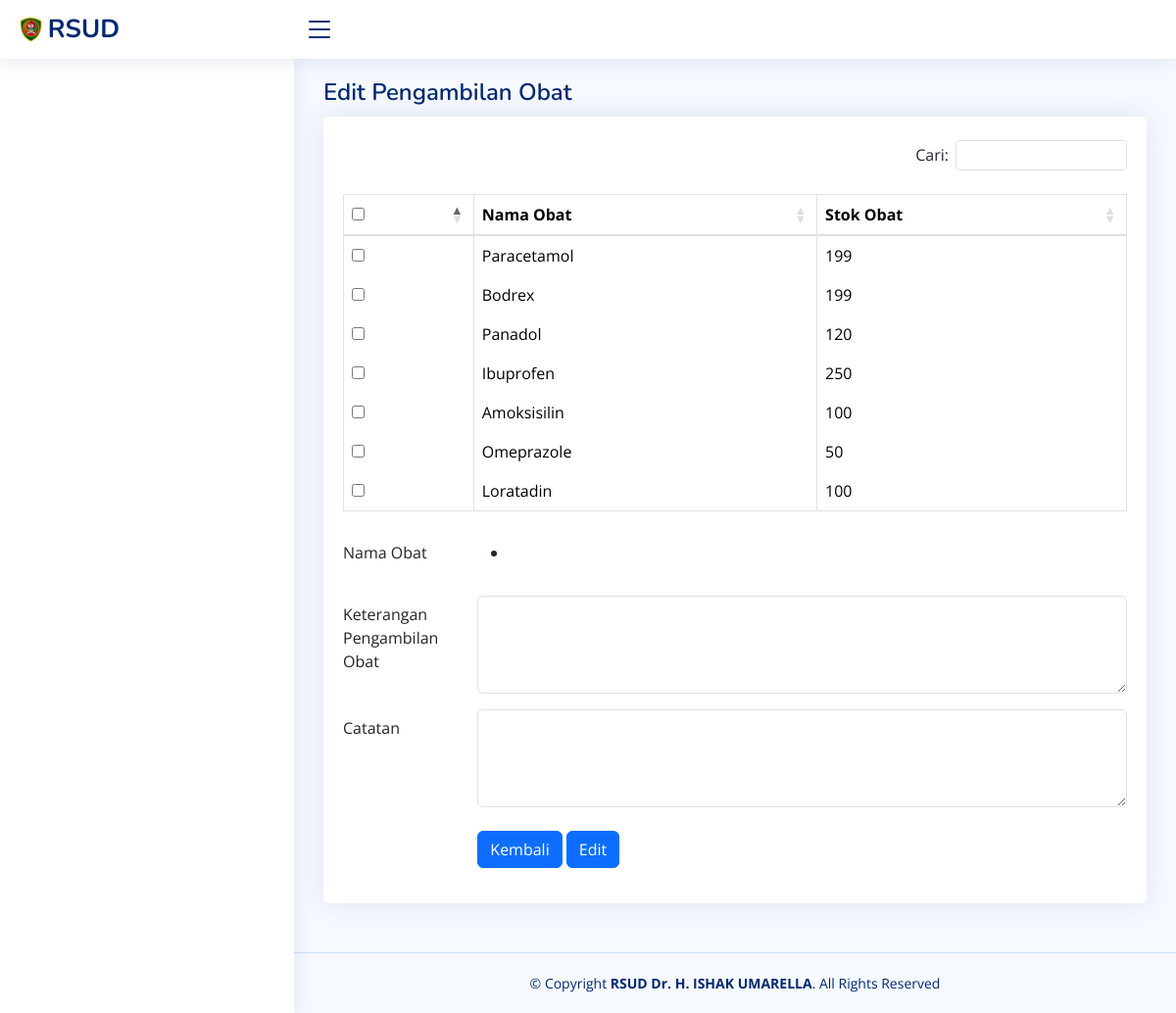
The page /index.php/farmasi/edit_pengambilan_obat on the database as committed earlier.
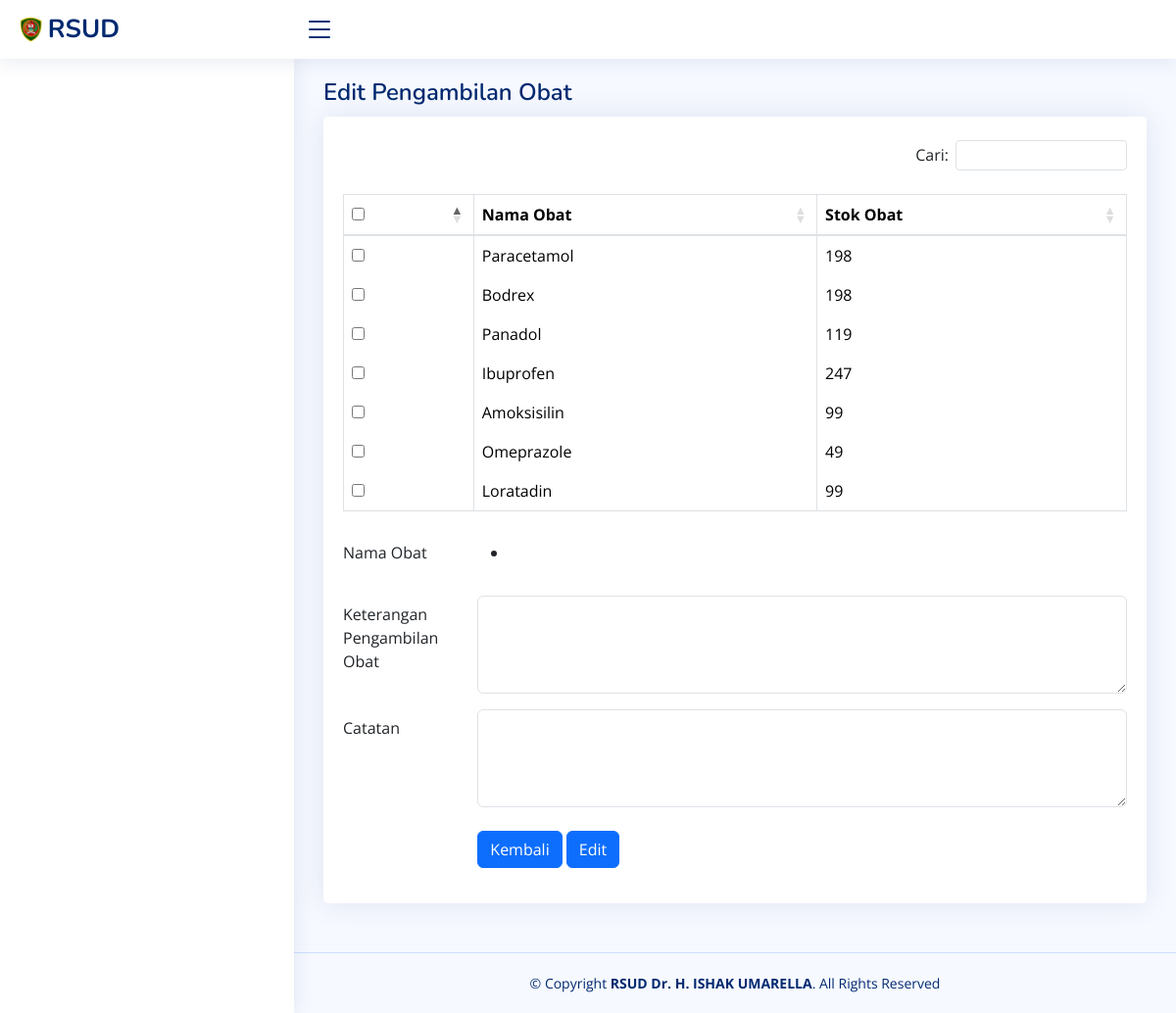
The same page on the database as committed later.
### tables this page shows
CREATE TABLE `t_obat` (
  `id_obat` int(11) NOT NULL,
  `nama_obat` varchar(255) NOT NULL,
  `harga_obat` bigint(20) NOT NULL,
  `stok_obat` int(11) NOT NULL
);

### application/controllers/Farmasi.php (called while the page is built, shortened)
<?php
class Farmasi extends CI_Controller
{
    public function __construct()
    {
        $this->load->library('form_validation');
    }
    public function edit_pengambilan_obat()
    {
        $this->db->where('id_pengambilan_obat', $this->input->post('id_pengambilan_obat'));
        $data['pengambilan_obat'] = $this->db->get('t_pengambilan_obat')->result();
        $data['obat'] = $this->db->get('t_obat')->result();
        $data['title'] = "Data Pengambilan Obat";
        $this->load->view('templates/main/header', $data);
        $this->load->view('templates/main/sidebar', $data);
        $this->load->view('farmasi/edit_pengambilan_obat', $data);
        $this->load->view('templates/main/footer');
    }
}

### index.php (called while the page is built, shortened)
<?php
require_once BASEPATH.'core/CodeIgniter.php';

### application/views/farmasi/edit_pengambilan_obat.php (the view, shortened to what this page needs)
<main id="main" class="main">
    <div class="pagetitle">
        <h1>Edit Pengambilan Obat</h1>
    </div>
    <section class="section">
        <div class="row">
            <div class="col-lg-12">
                <form role="form" action="<?= base_url() ?>farmasi/proses_edit_pengambilan_obat" method="post">
                    <div class="card">
                        <div class="card-body pt-4">
                            <table id="farmasi" class="table table-bordered">
                                <thead>
                                    <tr>
                                        <th><input type="checkbox" id="selectAll"></th>
                                        <th>Nama Obat</th>
                                        <th>Stok Obat</th>
                                    </tr>
                                </thead>
                                <tbody>
                                    <?php $obat_yang_diambil_data = explode(', ', $pengambilan_obat[0]->obat_yang_diambil) ?>
                                    <?php foreach ($obat as $dataObat) : ?>
                                        <tr>
                                            <td><input type="checkbox" class="select-checkbox" name="select_obat[]" value="<?= $dataObat->nama_obat ?>" data-name="<?= $dataObat->nama_obat ?>" <?php echo (in_array($dataObat->nama_obat, $obat_yang_diambil_data)) ? 'checked' : ''; ?>></td>
                                            <td><?= $dataObat->nama_obat ?></td>
                                            <td><?= $dataObat->stok_obat ?></td>
                                        </tr>
                                    <?php endforeach ?>
                                </tbody>
                            </table>
                            <div class="row mb-3 mt-4">
                                <div class="col-sm-2">Nama Obat</div>
                                <div id="selectedText" class="col-sm-10">
                                    <?php foreach ($obat_yang_diambil_data as $obat_diambil) : ?>
                                        <ul>
                                            <li><?= $obat_diambil ?></li>
                                        </ul>
                                    <?php endforeach ?>
                                </div>
                            </div>
                            <div class="row mb-3">
                                <label for="keterangan_pengambilan_obat" class="col-sm-2 col-form-label">Keterangan Pengambilan Obat</label>
                                <div class="col-sm-10">
                                    <textarea class="form-control" name="keterangan_pengambilan_obat" style="height: 100px"></textarea>
                                </div>
                            </div>
                            <div class="row mb-3">
                                <label for="catatan" class="col-sm-2 col-form-label">Catatan</label>
                                <div class="col-sm-10">
                                    <textarea class="form-control" name="catatan" style="height: 100px"><?php echo set_value('catatan', $pengambilan_obat[0]->catatan); ?></textarea>
                                </div>
                            </div>
                            <div class="row mb-3 mt-4">
                                <label class="col-sm-2 col-form-label"></label>
                                <div class="col-sm-10">
                                    <a class="btn btn-primary" href="<?= base_url() ?>farmasi/pengambilan_obat">Kembali</a>
                                    <button type="submit" class="btn btn-primary">Edit</button>
                                </div>
                            </div>
                        </div>
                    </div>
                </form>
            </div>
        </div>
    </section>
</main>

Rows that differ between the two databases and show on the page:
removed t_obat: nama_obat "Bodrex", stok_obat "199"
changed t_obat "Paracetamol": stok_obat "199" → "198"
added t_obat: nama_obat "Bodrex", stok_obat "198"
changed t_obat "Panadol": stok_obat "120" → "119"
changed t_obat "Ibuprofen": stok_obat "250" → "247"
changed t_obat "Amoksisilin": stok_obat "100" → "99"
changed t_obat "Omeprazole": stok_obat "50" → "49"
changed t_obat "Loratadin": stok_obat "100" → "99"
